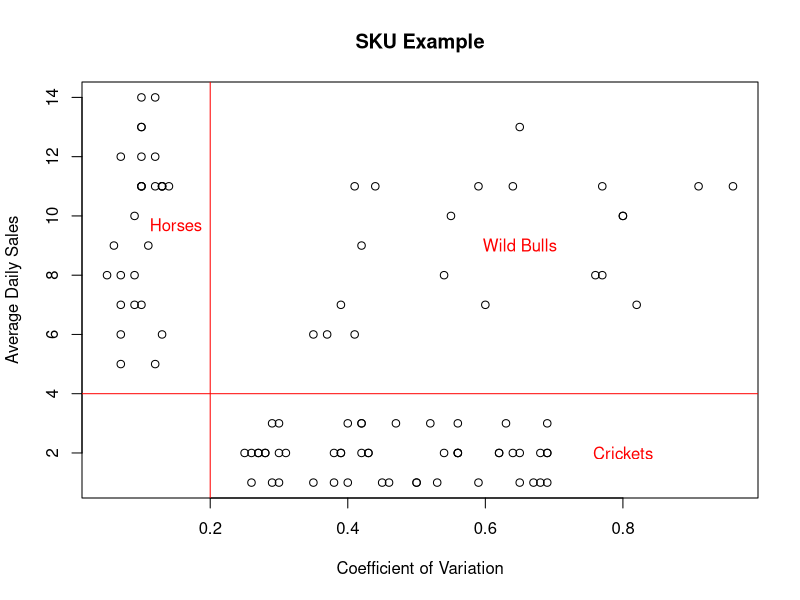
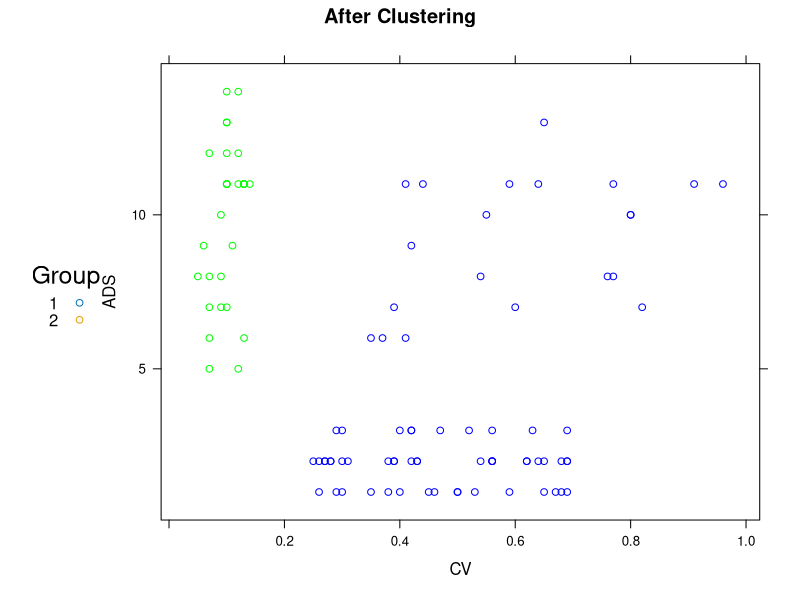
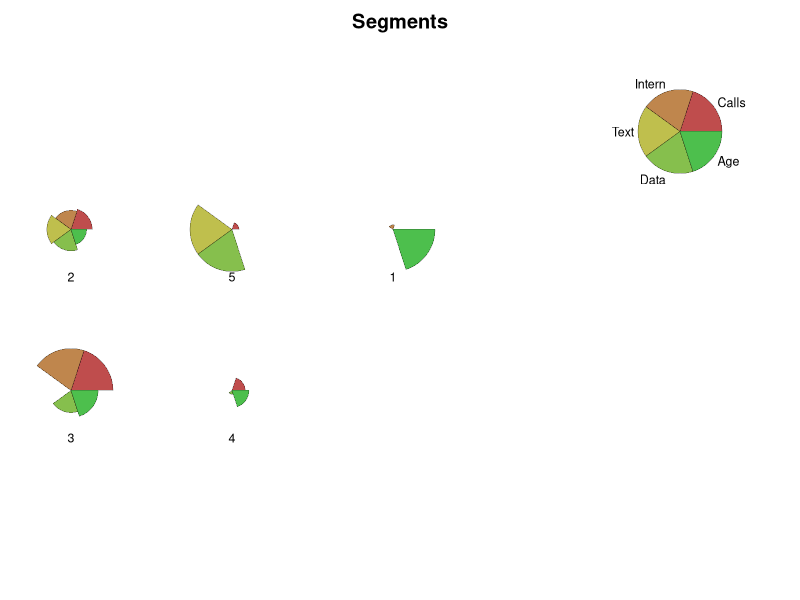

The R script that drew these images, in order:
############################################################
#     Foundation to Strategic Business Analytics           #
#       Module 2 - Finding groups within data        			 #
#                                                  				 #
#                                                          #
# 	Author: Nicolas Glady & Pauline Glikman                #
#                   ESSEC BUSINESS SCHOOL                  #
############################################################

############################################################
# Disclaimer: this script is used to produce the examples  #
#  presented during the course Strategic Business          #
#  Analytics. The author is not responsible in any way     #
#  for any problem encountered during this code execution. #
############################################################

############################################################
####        EXAMPLE N°1 - STOCK KEEPING UNIT            ####
############################################################
# Set your directory to the folder where you have downloaded the SKU dataset

# To clean up the memory of your current R session run the following line
rm(list=ls(all=TRUE))

# Let's load our dataset
data=read.table('DATA_2.01_SKU.csv', header = T,sep=',') # The function read.table enables us to read flat files such as .csv files

# Now let's have a look at our variables and see some summary statistics
str(data) # The str() function shows the structure of your dataset and details the type of variables that it contains
summary(data) # The summary() function provides for each variable in your dataset the minimum, mean, maximum and quartiles

# Let's plot our data to see if we can identify groups visually 
plot(data$CV, data$ADS, main = "SKU Example", ylab="Average Daily Sales", xlab= "Coefficient of Variation")
abline(v=0.2, col = "red") # we can draw a vertical line by using the abline function and passing it the v argument
abline(h=4, col="red") # we can draw a horizontal line by using the abline function and passing it the h argument
text(0.15,9.7, "Horses", col = "red") # we can add some text to our plot by using the text() function, here to label the group "Horses"
text(0.65,9, "Wild Bulls", col = "red") # and group "Wild Bulls"
text(0.8,2, "Crickets", col = "red") # and group "Crickets"


# Let's find groups using hierarchical clustering and check if we obtain similar results
testdata=data  # To keep our dataset safe, let's create a copy of it called "testdata"
testdata = scale(testdata) # To keep our dataset safe, let's create a copy of it called "testdata"

d = dist(testdata, method = "euclidean") # the dist() function computes the distances of all the observations in our dataset
hcward = hclust(d, method="ward.D") # hclust() function performs hiearchical clustering, we pass it the distances, and we set the method argument to "ward.D"

data$groups<-cutree(hcward,k=2) # assign our points to our k=3 clusters 

# The lattice library provides a complete set of functions for producing advanced plots.
#install.packages("lattice") #install the lattice package by using the install.packages() function
library(lattice) # load the lattice package by using the library() function and passing it the name of the package you wish to load
xyplot(ADS~ CV,main = "After Clustering", type="p",group=groups,data=data, # define the groups to be differentiated 
       auto.key=list(title="Group", space = "left", cex=1.0, just = 0.95), # to produce the legend we use the auto.key= list() 
       par.settings = list(superpose.line=list(pch = 0:18, cex=1)), # the par.settings argument allows us to pass a list of display settings
       col=c('blue','green','red')) # finally we choose the colour of our plotted points per group


###########################################################
####     EXAMPLE N°2 - HUMAN RESSOURCES ANALYTICS      ####
###########################################################

# Set your directory to the folder where you have downloaded the HR dataset 

# To clean up the memory of your current R session run the following line
rm(list=ls(all=TRUE))

# Let's load our dataset and call it data
data=read.table('DATA_2.02_HR.csv',header = T,sep=',') # The function read.table enables us to read flat files such as .csv files

# Now let's have a look at our variables and see some summary statistics
str(data) # The str() function shows the structure of your dataset and details the type of variables that it contains
summary(data) # The summary() function provides for each variable in your dataset the minimum, mean, maximum and quartiles

# Now let's normalize our variables
testdata=data # To keep our dataset safe, let's create a copy of it called "testdata"
testdata = scale(testdata) # the scale function automatically performs data normalization on all your variables

d = dist(testdata, method = "euclidean") # the dist() function computes the distances of all the observations in our dataset
hcward = hclust(d, method="ward.D") # hclust() function performs hiearchical clustering, we pass it the distances, and we set the method argument to "ward.D"

data$groups = cutree(hcward,k=4) # assign our points to our k=4 clusters 

aggdata = aggregate(.~ groups, data=data, FUN=mean) # The aggregate() function presents a summary of a statistic, broken down by one or more groups. Here we compute the mean of each variable for each group. 

# One thing we would like to have is the proportion of our data that is in each cluster
proptemp=aggregate(S~ groups, data=data, FUN=length) # we create a variable called proptemp which computes the number of observations in each group (using the S variable, but you can take any.)
aggdata$proportion=(proptemp$S)/sum(proptemp$S) # proportion of observations in each group we compute the ratio between proptemp and the total number of observations
aggdata=aggdata[order(aggdata$proportion,decreasing=T),] # Let's order the groups from the larger to the smaller

# Let's see the output by calling our aggdata variable
aggdata

# As discussed in the videos, let's remove the Newborn variable, which is not really relevant and by being a dummy drives the clustering too much...
testdata=data[,1:3] # we create a new dataset, called "testdata" includes all the rows and the 5 first columns of our original dataset 

# We then rerun the code used above
testdata = scale(testdata) # We normalize again our original variables
d = dist(testdata, method = "euclidean") # We compute the distances between observations
hcward = hclust(d, method="ward.D") # Hiearchical Clustering using Ward criterion

data$groups = cutree(hcward,k=2) # Create segments for k=4
# Note that we re-use the original dataset "data" (where the variable Newborn is still present) and not "testdata" (where the variable Newborn has been removed)
# Hence we'll be able to produce summary statistics also for the Newborn variable regardless it wasn't included when doing the second version of the clustering

aggdata = aggregate(.~ groups, data=data, FUN=mean) # Aggregate the values again

aggdata

proptemp=aggregate(S~ groups, data=data, FUN=length)  # Compute the number of observations per group
aggdata$proportion=(proptemp$S)/sum(proptemp$S) # Compute the proportion
aggdata=aggdata[order(aggdata$proportion,decreasing=T),] # Let's order the groups from the larger to the smaller

# Let's see the output by calling our aggdata variable
aggdata 

# To export the output of our result, we execute the following line using the write.table() function
# write.csv(aggdata, "HR_example_Numerical_Output.csv", row.names=FALSE)
# This allows to import the data in Excel for instance where we can prepare it for the presentation. E.g. change the name of the columns, use colours, etc.
# Instead of write.csv, you can also use write.csv2() if you encounter an error due to regional settings for separators


###########################################################
####        EXAMPLE N°3 - TELECOMMUNICATIONS           ####
###########################################################

# Set your directory to the folder where you have downloaded the Telco dataset 

# to clean up the memory of your current R session run the following line
rm(list=ls(all=TRUE))

# Let's load the data
data=read.table('DATA_2.03_Telco.csv', header = T,sep=',')# The function read.table enables us to read flat files such as .csv files

# Now let's have a look at our variables and see some summary statistics
str(data) # The str() function shows the structure of your dataset and details the type of variables that it contains
summary(data) # The summary() function provides for each variable in your dataset the minimum, mean, maximum and quartiles

# Now let's normalize our variables
testdata=data # To keep our dataset safe, let's create a copy of it called "testdata"
testdata = scale(testdata) # the scale function automatically performs data normalization on all your variables

d = dist(testdata, method = "euclidean") # the dist() function computes the distances of all the observations in our dataset
hcward = hclust(d, method="ward.D") # hclust() function performs hiearchical clustering, we pass it the distances, and we set the method argument to "ward.D"

data$groups=cutree(hcward,k=8) # assign our points to our k=8 clusters 
aggdata= aggregate(.~ groups, data=data, FUN=mean) # Aggregation by group and computation of the mean values
proptemp=aggregate(Calls~ groups, data=data, FUN=length) # Computation of the number of observations by group
aggdata$proportion=(proptemp$Calls)/sum(proptemp$Calls) # Computation of the proportion by group
aggdata=aggdata[order(aggdata$proportion,decreasing=T),] # Ordering from the largest group to the smallest


# Let's try again with 5 segments
data$groups= cutree(hcward,k=5) #Create segments for k=5
aggdata= aggregate(.~ groups, data=data, FUN=mean) # Aggregation by group and computation of the mean values
proptemp=aggregate(Calls~ groups, data=data, FUN=length) # Computation of the number of observations by group
aggdata$proportion=(proptemp$Calls)/sum(proptemp$Calls) # Computation of the proportion by group
aggdata=aggdata[order(aggdata$proportion,decreasing=T),] # Ordering from the largest group to the smallest

#write.csv(aggdata, file = "aggdataTelco5seg.csv", row.names=FALSE) # Let's save the output in a csv to work on it in Excel later

# Let's draw the radar chart with the function stars()
palette(rainbow(12, s = 0.6, v = 0.75)) # Select the colors to use
stars(aggdata[,2:(ncol(data))], len = 0.6, key.loc = c(11, 6),xlim=c(2,12),main = "Segments", draw.segments = TRUE,nrow = 2, cex = .75,labels=aggdata$groups)


